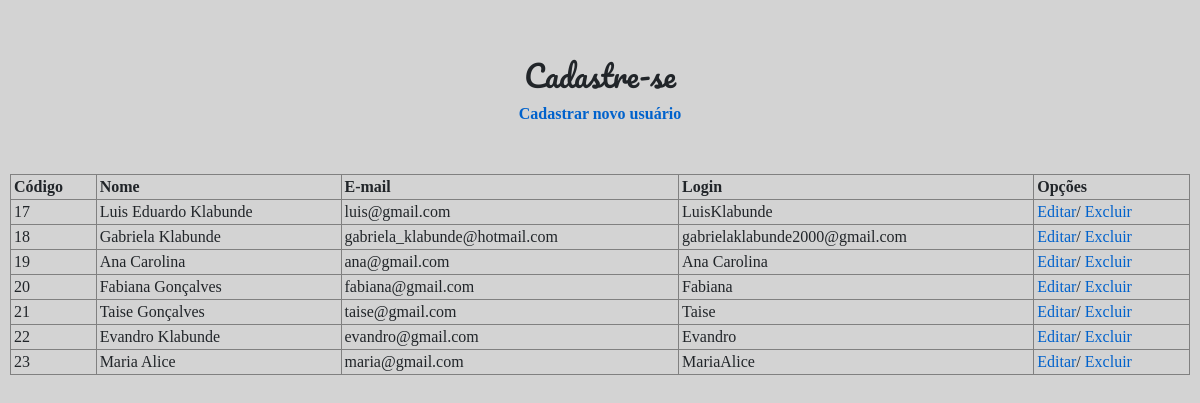
The page / on the database its author committed.
### tables this page shows
CREATE TABLE "usuario" (
	"codigo"	INTEGER PRIMARY KEY AUTOINCREMENT,
	"nome"	varchar(60) NOT NULL,
	"email"	varchar(100),
	"login"	varchar(60) NOT NULL,
	"senha"	varchar(100) NOT NULL
);

### Classes/Conexao.php (called while the page is built, shortened)
<?php
class Conexao {
    public static function getConexao() {
        $caminhoDoArquivo = "sqlite/site.db";
        $con = new \PDO("sqlite:" . $caminhoDoArquivo);
        return $con;
    }
}

### Classes/Usuario.php (called while the page is built, shortened)
<?php
require 'Conexao.php';
class Usuario {
    private $conexao;
    public function __construct() {
        $this->conexao = Conexao::getConexao();
    }
    public function listar() {
        $sql = "select * from usuario;";
        $q = $this->conexao->prepare($sql);
        $q->execute();
        return $q;
    }
}
?>

### index.php (the view, shortened to what this page needs)
<?php
require './Classes/Usuario.php';
$usu = new Usuario();
$usuarios = $usu->listar();
?>
<html>
    <head>
        <link href="css/bootstrap.min.css" rel="stylesheet" type="text/css">
        <link href="cssStyle/style.css" rel="stylesheet" type="text/css">
    </head>
    <body>
        <div>
            <br><br>
            <h2>Cadastre-se</h2>
            <div class="text-center">
                <a href="adicionar.php"><b>Cadastrar novo usuário</b></a>
            </div>
            <br><br>
            <table width="100%" border="1" cellspacing="0" cellpadding="3" id="playlistTable">
                <thead>
                    <tr>
                        <td><strong>Código</strong></td>
                        <td><strong>Nome</strong></td>
                        <td><strong>E-mail</strong></td>
                        <td><strong>Login</strong></td>
                        <td><strong>Opções</strong></td>
                    </tr>
                </thead>
                <tbody>
                    <?php foreach ($usuarios as $index=>$usuario) { ?>
                    <tr>
                        <td><?php echo $usuario ['codigo']; ?></td>
                        <td><?php echo $usuario ['nome']; ?></td>
                        <td><?php echo $usuario ['email']; ?></td>
                        <td><?php echo $usuario ['login']; ?></td>
                        <td>
                            <a href="editar.php?codigo=<?php echo $usuario ['codigo']; ?>">Editar</a>/
                            <a href="excluir.php?codigo=<?php echo $usuario ['codigo']; ?>">Excluir</a>
                        </td>
                    </tr>
                    <?php } ?>
                </tbody>
            </table>
        </div>
    </body>
</html>

### cssStyle/style.css (style rules this page uses)
body { font-family: Times New Roman; padding: 10px; background:#D3D3D3; }
h2 { font-family: 'Pacifico'; font-size: 30px; text-align: center; }
a { text-align: center; color: #0062cc; }

### rows shown on the page
usuario: codigo "17", nome "Luis Eduardo Klabunde", email "luis@gmail.com", login "LuisKlabunde"
usuario: codigo "18", nome "Gabriela Klabunde", email "gabriela_klabunde@hotmail.com", login "gabrielaklabunde2000@gmail.com"
usuario: codigo "19", nome "Ana Carolina", email "ana@gmail.com", login "Ana Carolina"
usuario: codigo "20", nome "Fabiana Gonçalves", email "fabiana@gmail.com", login "Fabiana"
usuario: codigo "21", nome "Taise Gonçalves", email "taise@gmail.com", login "Taise"
usuario: codigo "22", nome "Evandro Klabunde", email "evandro@gmail.com", login "Evandro"
usuario: codigo "23", nome "Maria Alice", email "maria@gmail.com", login "MariaAlice"
